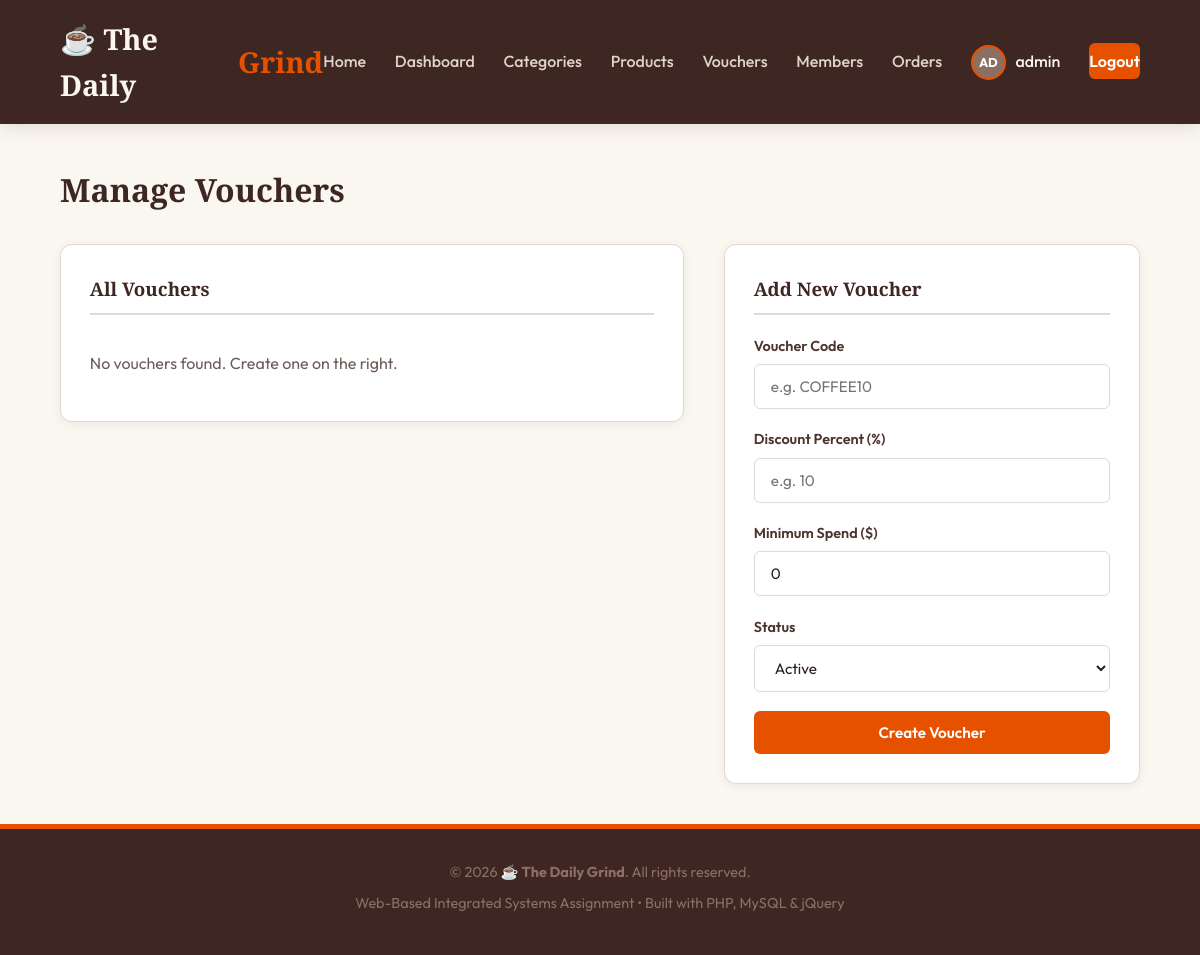
Before: /admin/vouchers.php (signed in) with the older database file.
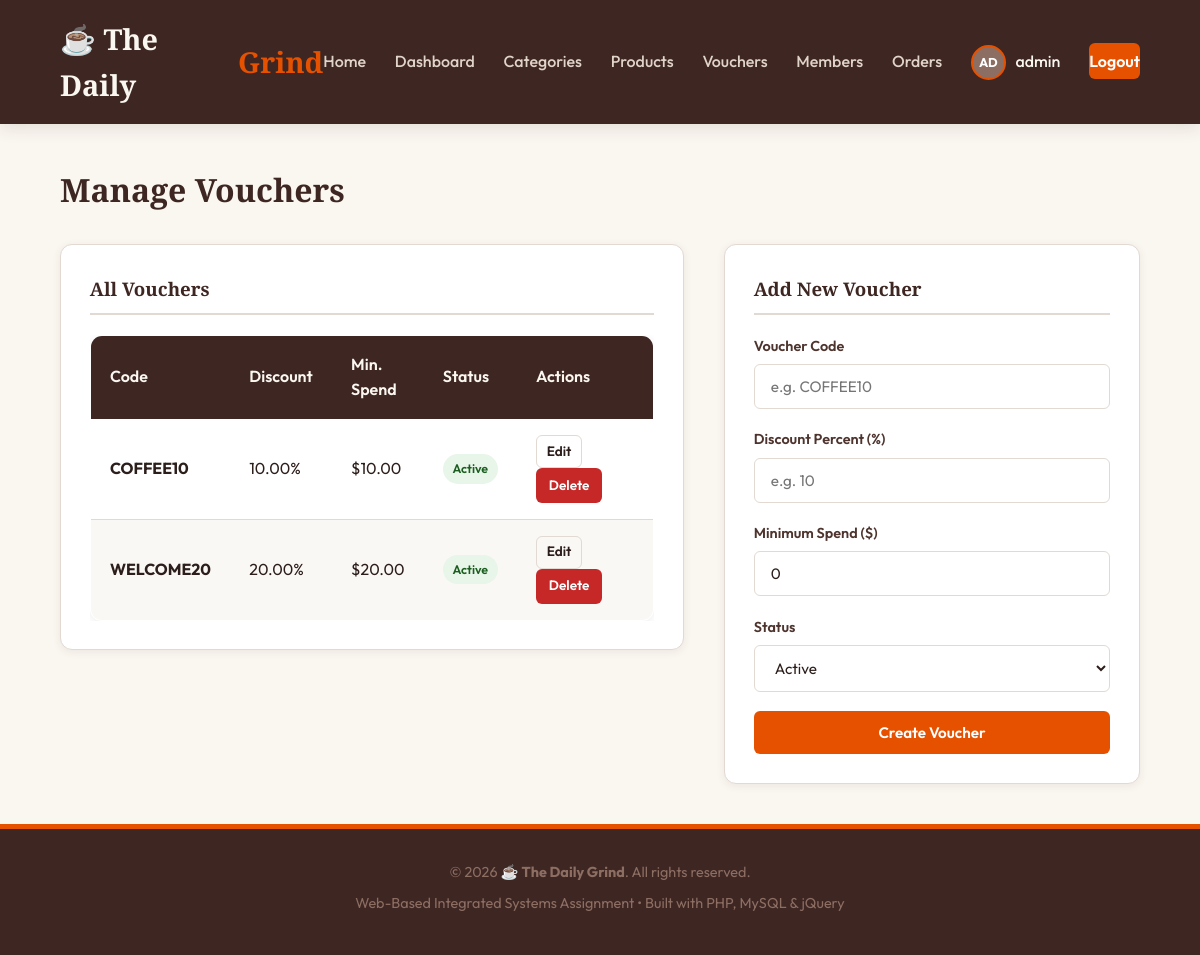
After: the same page with the newer database file.
### tables this page shows
CREATE TABLE `vouchers` (
  `id` INT AUTO_INCREMENT PRIMARY KEY,
  `code` VARCHAR(20) NOT NULL UNIQUE,
  `discount_percent` DECIMAL(5, 2) NOT NULL,
  `min_spend` DECIMAL(10, 2) NOT NULL DEFAULT 0.00,
  `status` ENUM('active', 'inactive') DEFAULT 'active',
  `created_at` TIMESTAMP DEFAULT CURRENT_TIMESTAMP
);

### admin/vouchers.php (the view, shortened to what this page needs)
<?php
require_once __DIR__ . '/../includes/header.php';
$errors = [];
$action = $_GET['action'] ?? 'list';
$id = isset($_GET['id']) ? intval($_GET['id']) : 0;
$code = '';
$discount_percent = '';
$min_spend = '0';
$status = 'active';
$status_options = ['active' => 'Active', 'inactive' => 'Inactive'];
$all_vouchers = $pdo->query("SELECT * FROM vouchers ORDER BY created_at DESC")->fetchAll();
?>
<div class="page-header-actions">
    <h1>Manage Vouchers</h1>
</div>
<div style="display: grid; grid-template-columns: <?= ($action === 'list' || $action === 'edit') ? '1.5fr 1fr' : '1fr' ?>; gap: 2.5rem; align-items: start;">
    <section class="admin-panel">
        <h3>All Vouchers</h3>
        <?php if (empty($all_vouchers)): ?>
            <p style="color: var(--text-muted); padding: 1rem 0;">No vouchers found. Create one on the right.</p>
        <?php else: ?>
            <div class="table-responsive">
                <table class="table">
                    <thead>
                        <tr>
                            <th>Code</th>
                            <th>Discount</th>
                            <th>Min. Spend</th>
                            <th>Status</th>
                            <th style="width: 150px;">Actions</th>
                        </tr>
                    </thead>
                    <tbody>
                        <?php foreach ($all_vouchers as $v): ?>
                            <tr style="<?= ($id === $v['id']) ? 'background-color: #FAF6F0;' : '' ?>">
                                <td><strong><?= htmlspecialchars($v['code']) ?></strong></td>
                                <td><?= number_format($v['discount_percent'], 2) ?>%</td>
                                <td>$<?= number_format($v['min_spend'], 2) ?></td>
                                <td>
                                    <span class="badge badge-<?= $v['status'] === 'active' ? 'active' : 'blocked' ?>">
                                        <?= htmlspecialchars(ucfirst($v['status'])) ?>
                                    </span>
                                </td>
                                <td>
                                    <a href="vouchers.php?action=edit&id=<?= $v['id'] ?>" class="btn btn-secondary btn-sm" style="padding: 0.3rem 0.6rem;">Edit</a>
                                    <a href="vouchers.php?action=delete&id=<?= $v['id'] ?>" class="btn btn-danger btn-sm confirm-action" data-confirm-message="Are you sure you want to delete voucher '<?= htmlspecialchars($v['code']) ?>'? Past orders that used it will keep their recorded discount.">Delete</a>
                                </td>
                            </tr>
                        <?php endforeach; ?>
                    </tbody>
                </table>
            </div>
        <?php endif; ?>
    </section>
    <?php if ($action === 'list'): ?>
        <section class="admin-panel">
            <h3>Add New Voucher</h3>
            <form action="vouchers.php" method="POST" novalidate>
                <?= html_input('text', 'code', $code, 'Voucher Code', 'e.g. COFFEE10', $errors, ['maxlength' => '20']) ?>
                <?= html_input('text', 'discount_percent', $discount_percent, 'Discount Percent (%)', 'e.g. 10', $errors) ?>
                <?= html_input('text', 'min_spend', $min_spend, 'Minimum Spend ($)', 'e.g. 10.00', $errors) ?>
                <?= html_select('status', $status_options, $status, 'Status', $errors) ?>
                <button type="submit" class="btn btn-accent btn-block" style="margin-top: 1rem;">Create Voucher</button>
            </form>
        </section>
    <?php endif; ?>
</div>
<?php
require_once __DIR__ . '/../includes/footer.php';
?>

Changed rows visible on the page:
added vouchers: code "COFFEE10", discount_percent "10.00", min_spend "10.00", status "Active"
added vouchers: code "WELCOME20", discount_percent "20.00", min_spend "20.00", status "Active"
Other visible differences:
text no longer shown: "No vouchers found. Create one on the right."
text now shown: "Code Discount Min. Spend Status Actions"
